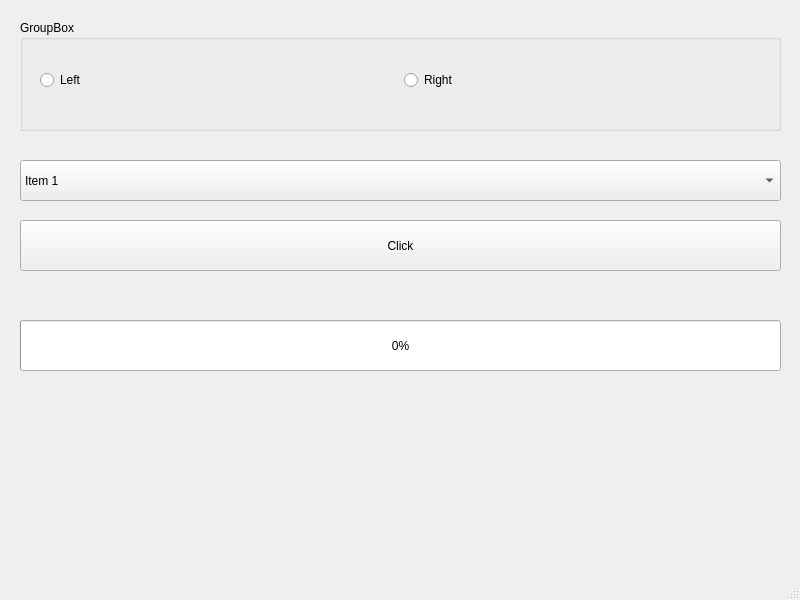
<?xml version="1.0" encoding="UTF-8"?>
<ui version="4.0">
 <class>MainWindow</class>
 <widget class="QMainWindow" name="MainWindow">
  <property name="geometry">
   <rect>
    <x>0</x>
    <y>0</y>
    <width>800</width>
    <height>600</height>
   </rect>
  </property>
  <property name="windowTitle">
   <string>MainWindow</string>
  </property>
  <widget class="QWidget" name="centralwidget">
   <widget class="QGroupBox" name="groupBox">
    <property name="geometry">
     <rect>
      <x>20</x>
      <y>20</y>
      <width>761</width>
      <height>111</height>
     </rect>
    </property>
    <property name="title">
     <string>GroupBox</string>
    </property>
    <widget class="QWidget" name="horizontalLayoutWidget">
     <property name="geometry">
      <rect>
       <x>20</x>
       <y>30</y>
       <width>721</width>
       <height>61</height>
      </rect>
     </property>
     <layout class="QHBoxLayout" name="horizontalLayout">
      <item>
       <widget class="QRadioButton" name="left_radioButton">
        <property name="text">
         <string>Left</string>
        </property>
       </widget>
      </item>
      <item>
       <widget class="QRadioButton" name="right_radioButton">
        <property name="text">
         <string>Right</string>
        </property>
       </widget>
      </item>
     </layout>
    </widget>
   </widget>
   <widget class="QComboBox" name="comboBox">
    <property name="geometry">
     <rect>
      <x>20</x>
      <y>160</y>
      <width>761</width>
      <height>41</height>
     </rect>
    </property>
    <property name="minimumSize">
     <size>
      <width>100</width>
      <height>0</height>
     </size>
    </property>
    <item>
     <property name="text">
      <string>Item 1</string>
     </property>
    </item>
    <item>
     <property name="text">
      <string>item 2</string>
     </property>
    </item>
    <item>
     <property name="text">
      <string>Item 3</string>
     </property>
    </item>
    <item>
     <property name="text">
      <string>Item 4</string>
     </property>
    </item>
    <item>
     <property name="text">
      <string>Item 5</string>
     </property>
    </item>
   </widget>
   <widget class="QPushButton" name="pushButton">
    <property name="geometry">
     <rect>
      <x>20</x>
      <y>220</y>
      <width>761</width>
      <height>51</height>
     </rect>
    </property>
    <property name="text">
     <string>Click</string>
    </property>
   </widget>
   <widget class="QProgressBar" name="progressBar">
    <property name="geometry">
     <rect>
      <x>20</x>
      <y>320</y>
      <width>761</width>
      <height>51</height>
     </rect>
    </property>
    <property name="value">
     <number>0</number>
    </property>
   </widget>
  </widget>
  <widget class="QMenuBar" name="menubar">
   <property name="geometry">
    <rect>
     <x>0</x>
     <y>0</y>
     <width>800</width>
     <height>23</height>
    </rect>
   </property>
  </widget>
  <widget class="QStatusBar" name="statusbar"/>
 </widget>
 <resources/>
 <connections/>
</ui>
